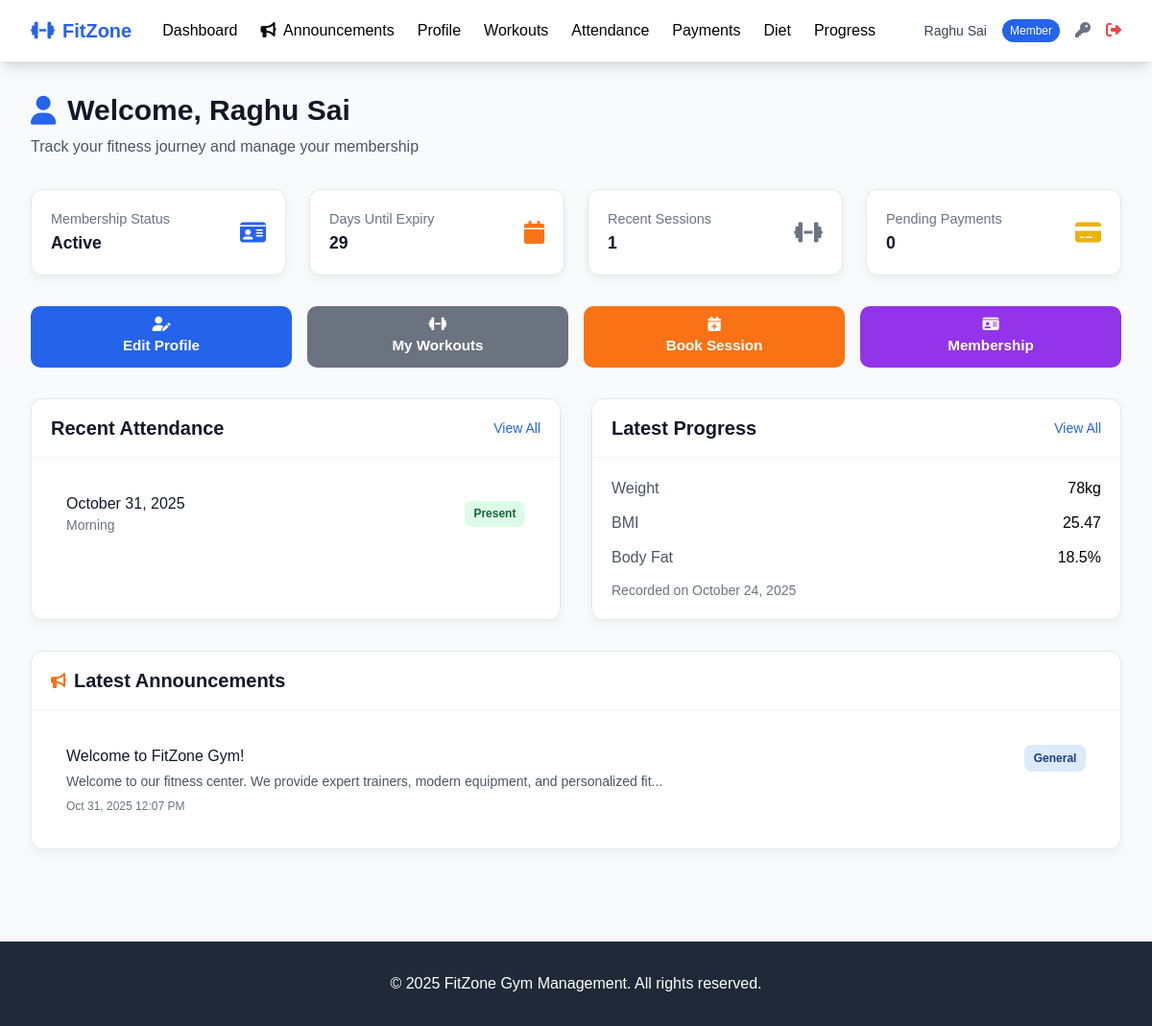
Before: /member/dashboard (signed in) with the older database file.
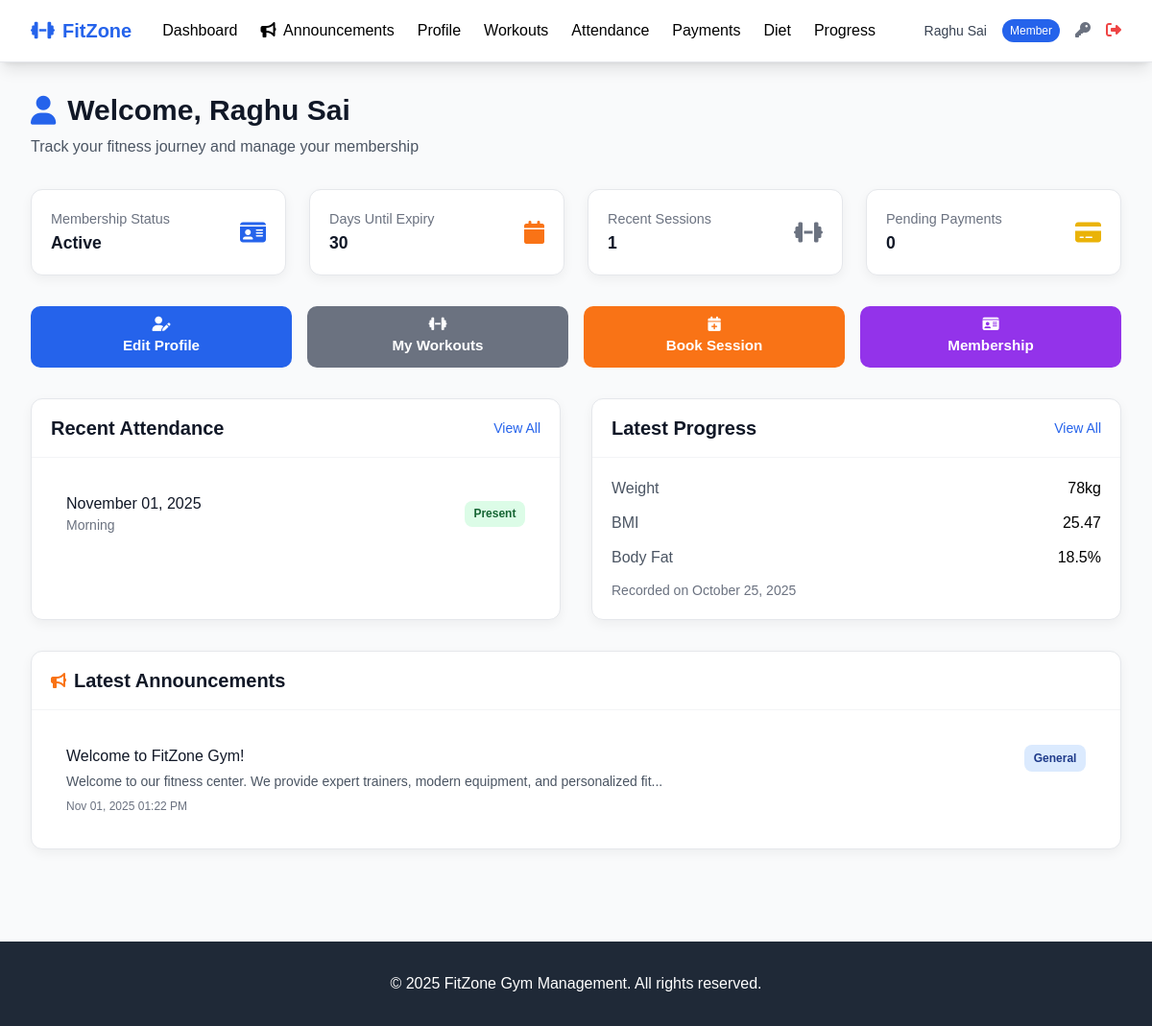
After: the same page with the newer database file.
### tables this page shows
CREATE TABLE attendance (
            id INTEGER PRIMARY KEY AUTOINCREMENT,
            member_id INTEGER NOT NULL,
            trainer_id INTEGER,
            check_in_time TIMESTAMP,
            check_out_time TIMESTAMP,
            date DATE NOT NULL,
            time_slot TEXT,
            workout_type TEXT,
            notes TEXT,
            status TEXT DEFAULT 'scheduled' CHECK (status IN ('present', 'absent', 'late','scheduled')),
            created_at TIMESTAMP DEFAULT CURRENT_TIMESTAMP,
            FOREIGN KEY (member_id) REFERENCES members (id),
            FOREIGN KEY (trainer_id) REFERENCES trainers (id)
        );

CREATE TABLE member_progress (
            id INTEGER PRIMARY KEY AUTOINCREMENT,
            member_id INTEGER NOT NULL,
            recorded_date DATE NOT NULL,
            weight DECIMAL(5,2),
            body_fat_percentage DECIMAL(4,2),
            muscle_mass DECIMAL(5,2),
            bmi DECIMAL(4,2),
            chest DECIMAL(5,2),
            waist DECIMAL(5,2),
            hips DECIMAL(5,2),
            bicep DECIMAL(5,2),
            thigh DECIMAL(5,2),
            notes TEXT,
            photo_path TEXT,
            recorded_by INTEGER, -- trainer_id
            created_at TIMESTAMP DEFAULT CURRENT_TIMESTAMP,
            FOREIGN KEY (member_id) REFERENCES members (id),
            FOREIGN KEY (recorded_by) REFERENCES trainers (id)
        );

CREATE TABLE announcements (
            id INTEGER PRIMARY KEY AUTOINCREMENT,
            title TEXT NOT NULL,
            content TEXT NOT NULL,
            announcement_type TEXT CHECK (announcement_type IN ('general', 'maintenance', 'event', 'offer')),
            target_audience TEXT CHECK (target_audience IN ('all', 'members', 'trainers')),
            is_public BOOLEAN DEFAULT 0,
            is_active BOOLEAN DEFAULT 1,
            start_date DATE,
            end_date DATE,
            created_by INTEGER, -- admin user_id
            created_at TIMESTAMP DEFAULT CURRENT_TIMESTAMP,
            FOREIGN KEY (created_by) REFERENCES users (id)
        );

### app/routes/member_routes.py (the view)
@member_routes_bp.route('/dashboard')
@login_required
@member_required
def dashboard():
    try:
        user_id = session.get('user_id')
        if not user_id:
            flash('Please login again.')
            return redirect(url_for('auth.login'))
        try:
            member = Member.get_by_user_id(user_id)
        except Exception as ex:
            current_app.logger.exception("Error fetching member: %s", ex)
            member = None
        if not member:
            flash('Member profile not found')
            return redirect(url_for('auth.login'))
        membership_expires = getattr(member, 'membership_end_date', None)
        days_until_expiry = (
            (membership_expires - date.today()).days
            if membership_expires else 0
        )
        stats = {
            'membership_status': getattr(member, 'status', 'inactive'),
            'membership_expires': membership_expires,
            'days_until_expiry': days_until_expiry,
            'recent_attendance': [],
            'pending_payments': []
        }
        try:
            stats['recent_attendance'] = Attendance.get_member_attendance(member.id, limit=5)
        except Exception as ex:
            current_app.logger.warning("Attendance fetch failed: %s", ex)
        try:
            all_payments = Payment.get_member_payments(member.id)
            stats['pending_payments'] = [
                p for p in all_payments
                if getattr(p, 'payment_status', '').lower() == 'pending'
            ][:3]  # show only top 3 pending items if many
        except Exception as ex:
            current_app.logger.warning("Payments fetch failed: %s", ex)
            stats['pending_payments'] = []
        alert_message = None
        if getattr(member, 'status', 'inactive') != "active":
            alert_message = "⚠️ Your membership is not active. Please complete payment or contact the admin."
        elif membership_expires:
            if days_until_expiry < 0:
                alert_message = f"⚠️ Your membership expired on {membership_expires}. Please renew at the admin desk."
            elif days_until_expiry <= 7:
                alert_message = f"⏳ Your membership will expire in {days_until_expiry} days (on {membership_expires}). Please renew soon."
        if stats['pending_payments']:
            next_due = getattr(stats['pending_payments'][0], 'due_date', None)
            next_due_str = f" Due by {next_due}." if next_due else ""
            alert_message = (alert_message + " | " if alert_message else "") + \
                f"💰 You have {len(stats['pending_payments'])} pending payment(s).{next_due_str}"
        announcements = []
        try:
            announcements = Announcement.get_for_role('member')[:5]
        except Exception as ex:
            current_app.logger.warning("Announcements fetch failed: %s", ex)
        latest_progress = None
        try:
            progress_records = Progress.get_member_progress(member.id, limit=1)
            latest_progress = progress_records[0] if progress_records else None
        except Exception as ex:
            current_app.logger.warning("Progress fetch failed: %s", ex)
        return render_template(
            'member/dashboard.html',
            member=member,
            stats=stats,
            announcements=announcements,
            latest_progress=latest_progress,
            alert_message=alert_message
        )
    except Exception as e:
        current_app.logger.exception("Critical error in dashboard: %s", e)
        flash('Unexpected error loading dashboard.')
        return redirect(url_for('auth.login'))

### app/models/attendance.py (called while the page is built, shortened)
def _parse_date(d):
    if not d or str(d).strip() == "":
        return None
    if isinstance(d, date) and not isinstance(d, datetime):
        return d
    s = str(d).strip()
    try:
        return datetime.fromisoformat(s).date()
    except Exception:
        pass

def _parse_datetime(d):
    if d is None:
        return None
    if isinstance(d, datetime):
        return d
    try:
        return datetime.fromisoformat(str(d))
    except Exception:
        try:
            return datetime.strptime(str(d), "%Y-%m-%d %H:%M:%S")
        except Exception:
            return None

    @classmethod
    def _db_path(cls):
        return current_app.config.get('DATABASE_PATH', 'gym_management.db')

### app/models/database.py (called while the page is built)
def get_db_connection(db_path='gym_management.db'):
    conn = sqlite3.connect(db_path)
    conn.row_factory = sqlite3.Row
    conn.execute("PRAGMA foreign_keys = ON")
    return conn

### app/models/member.py (called while the page is built)
def _to_date(d):
    if d is None or isinstance(d, date):
        return d
    try:
        return datetime.fromisoformat(str(d)).date()
    except Exception:
        try:
            return datetime.strptime(str(d), "%Y-%m-%d").date()
        except Exception:
            return d  # leave as-is if not parseable

### app/templates/member/dashboard.html (shortened to what the changed rows need)
{% extends "base.html" %}
{% block content %}
<div class="mb-8">
    <h1 class="text-3xl font-bold text-gray-900 mb-2 flex items-center">
        <i class="fas fa-user mr-3 text-primary"></i>Welcome, {{ member.full_name }}
    </h1>
</div>
<div class="grid grid-cols-1 md:grid-cols-2 lg:grid-cols-4 gap-6 mb-8">
    <div class="stat-card">
        <div class="flex items-center justify-between">
            <div>
                <div class="stat-label">Days Until Expiry</div>
                <div class="stat-value {{ 'text-green-600' if stats.days_until_expiry > 30 else 'text-yellow-600' if stats.days_until_expiry > 7 else 'text-red-600' }}">
                    {{ stats.days_until_expiry }}
                </div>
            </div>
        </div>
    </div>
</div>
<div class="grid grid-cols-1 lg:grid-cols-2 gap-8 mb-8">
    <div class="card">
        <div class="card-header flex justify-between items-center">
            <h2 class="text-xl font-semibold text-gray-900">Recent Attendance</h2>
        </div>
        <div class="card-body p-0">
            {% if stats.recent_attendance %}
            <div class="divide-y divide-gray-200">
                {% for attendance in stats.recent_attendance %}
                <div class="p-4 hover:bg-gray-50 transition">
                    <div class="flex justify-between items-center">
                        <div>
                            <div class="font-medium text-gray-900">
                                {{ attendance.date|default("")|datetimeformat('%B %d, %Y') }}
                            </div>
                            <div class="text-sm text-gray-500">{{ attendance.time_slot }}</div>
                        </div>
                        <div class="badge badge-{{ 'success' if attendance.status == 'present' else 'danger' }}">
                            {{ attendance.status|title }}
                        </div>
                    </div>
                </div>
                {% endfor %}
            </div>
            {% else %}
            <div class="p-4 text-center text-gray-500">No recent attendance records</div>
            {% endif %}
        </div>
    </div>
    <div class="card">
        <div class="card-header flex justify-between items-center">
            <h2 class="text-xl font-semibold text-gray-900">Latest Progress</h2>
        </div>
        <div class="card-body">
            {% if latest_progress %}
            <div class="space-y-3">
                <div class="flex justify-between">
                    <span class="text-gray-600">Weight</span>
                    <span class="font-medium">{{ latest_progress.weight }}kg</span>
                </div>
                {% if latest_progress.bmi %}
                <div class="flex justify-between">
                    <span class="text-gray-600">BMI</span>
                    <span class="font-medium">{{ latest_progress.bmi }}</span>
                </div>
                {% endif %}
                {% if latest_progress.body_fat_percentage %}
                <div class="flex justify-between">
                    <span class="text-gray-600">Body Fat</span>
                    <span class="font-medium">{{ latest_progress.body_fat_percentage }}%</span>
                </div>
                {% endif %}
                <div class="text-sm text-gray-500 mt-3">
                    Recorded on {{ latest_progress.recorded_date|default("")|datetimeformat('%B %d, %Y') }}
                </div>
            </div>
            {% else %}
            <div class="text-center text-gray-500">
                <i class="fas fa-chart-line text-gray-400 text-3xl mb-2"></i>
                <p>No progress data yet</p>
            </div>
            {% endif %}
        </div>
    </div>
</div>
{% if announcements %}
<div class="card">
    <div class="card-header flex items-center">
        <h2 class="text-xl font-semibold text-gray-900">Latest Announcements</h2>
    </div>
    <div class="card-body p-0">
        <div class="divide-y divide-gray-200">
            {% for announcement in announcements %}
            <div class="p-4 hover:bg-gray-50 transition">
                <div class="flex justify-between items-start">
                    <div>
                        <h3 class="font-medium text-gray-900">{{ announcement.title }}</h3>
                        <p class="text-sm text-gray-600 mt-1">
                            {{ announcement.content|truncate(100, True, '...') }}
                        </p>
                        <div class="text-xs text-gray-500 mt-2">
                            {{ announcement.created_at|datetimeformat }}
                        </div>
                    </div>
                    <span class="badge badge-info">{{ announcement.announcement_type|title }}</span>
                </div>
            </div>
            {% endfor %}
        </div>
    </div>
</div>
{% endif %}
{% endblock %}

Changed rows visible on the page:
changed attendance "Morning": date "October 31, 2025" → "November 01, 2025"
changed member_progress: recorded_date "October 24, 2025" → "October 25, 2025"
changed announcements "Welcome to FitZone Gym!": created_at "Oct 31, 2025 12:07 PM" → "Nov 01, 2025 01:22 PM"
Other visible differences:
{{ stats.days_until_expiry }}: "29" → "30"
